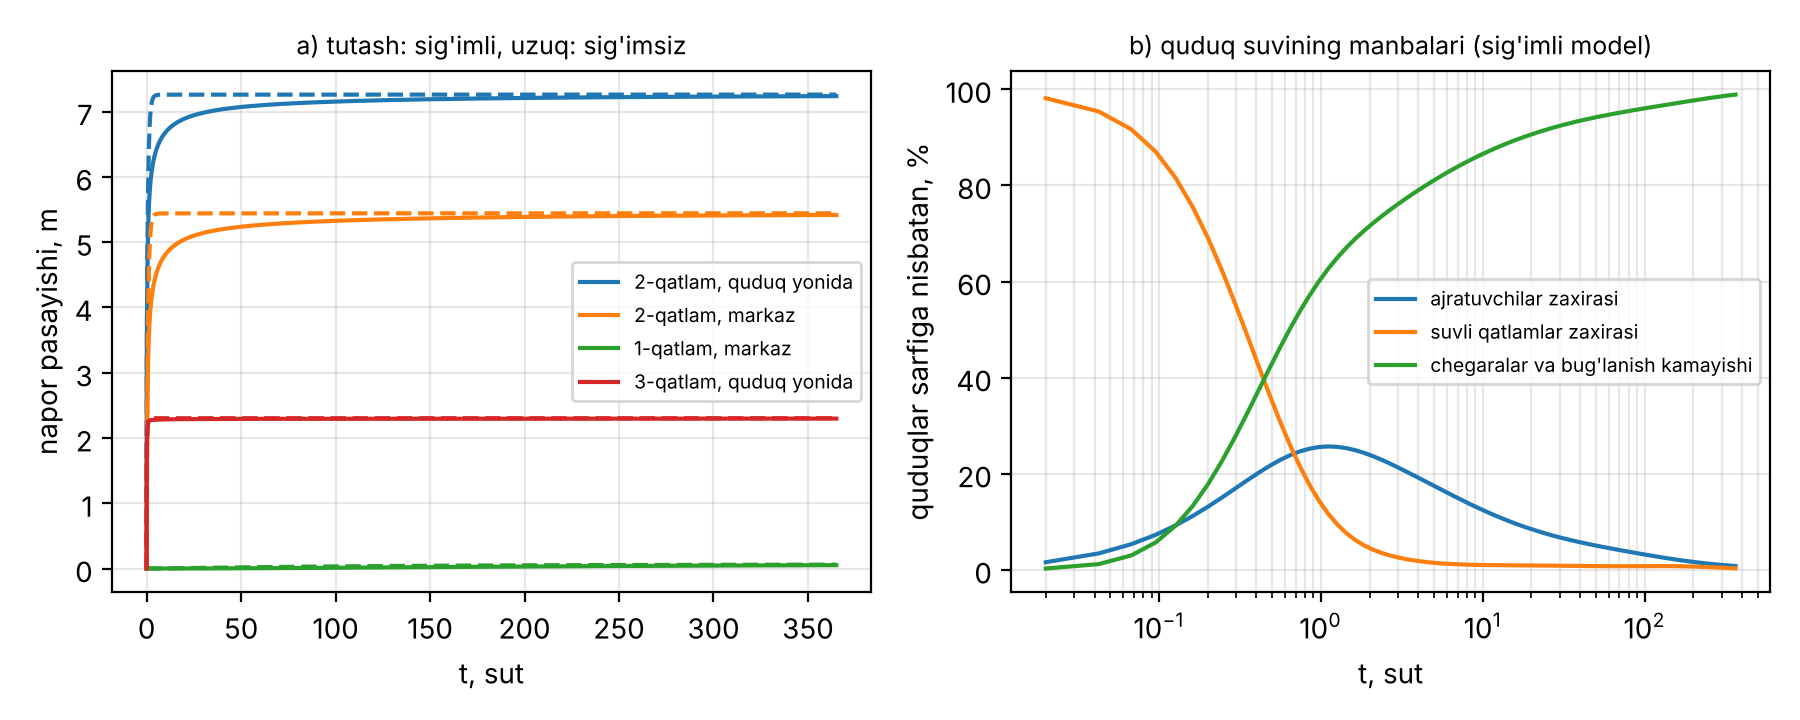

The script that saved this image:
"""6-tajriba: qalin gilli ajratuvchilar (t ≲ t_c), 5-tajribadagi geterogen soha, infiltratsiya o'zgarmas.
Sig'imli va sig'imsiz modellar: napor pasayishi, qatlamlararo oqim va quduq suvining manbalari."""
import json
import numpy as np
import matplotlib
matplotlib.use("Agg")
import matplotlib.pyplot as plt
import masala1 as m1
import importlib.util, sys, os

spec = importlib.util.spec_from_file_location("t5", os.path.join(os.path.dirname(__file__), "t5_geterogen.py"))
src = open(spec.origin).read().split("\nnat, R = {}, {}")[0]
t5 = {}
exec(compile(src, "t5", "exec"), t5)
g, maydonlar, hd, quduq_joy, nx, ny = t5["g"], t5["maydonlar"], t5["hd"], t5["quduq_joy"], t5["nx"], t5["ny"]

Kv0 = [1e-4, 5e-5]; bq = [15.0, 20.0]; Ss = [4e-4, 4e-4]
tc = [bq[k] ** 2 * Ss[k] / Kv0[k] for k in range(2)]
eps = [Ss[k] * bq[k] / (0.10 if k == 0 else 3e-4) for k in range(2)]


def hisob(sigimli):
    K, Kv = maydonlar(True)
    Kv = [Kv[0] / 1e-3 * Kv0[0], Kv[1] / 5e-4 * Kv0[1]]
    base = dict(N=3, K=K, b=[0.0, 15.0, 25.0], S=[0.10, 3e-4, 4e-4], bosimsiz=True, z_tub=0.0,
                z_yer=20.0, E0=1.5e-3, Delta=3.0, nE=1.5, W=6e-4,  # o'zgarmas: o'zgarishlar faqat quduqlardan
                Kv=Kv, bq=bq, Ss=Ss if sigimli else [0.0, 0.0], M=[16, 16] if sigimli else [0, 0], hD=hd)
    H = m1.Yechuvchi(m1.Model(g, **base)).statsionar(
        [np.full(g.nc, 17.0), np.full(g.nc, 16.5), np.full(g.nc, 16.0)])
    y = m1.Yechuvchi(m1.Model(g, quduqlar=[m1.Quduq(*q) for q in quduq_joy], **base))
    y._ajratuvchi_boshlang(H)
    kuz = [(1, 20, 30), (1, 20, 40), (0, 20, 40), (2, 28, 40)]
    Hn, tl, o, bals = y.hisob(H, 365.0, 0.02, 1.12, tau_max=2.0, kuzat=kuz)
    return dict(H0=H, H=Hn, t=tl, o=o, bals=bals,
                balans=max(abs(y.balans_xatosi(b)[1]) for b in bals))


R = {k: hisob(k == "sigimli") for k in ("sigimli", "sigimsiz")}
nat = {"t_c_sut": tc, "eps": eps}
for k, r in R.items():
    jam = {q: float(sum(b[q] for b in r["bals"])) for q in ("dV_qatlam", "dV_ajratuvchi", "W", "E", "Q", "chegara")}
    s = [r["H0"][i] - r["H"][i] for i in range(3)]
    nat[k] = {"balans_nisbiy_max": r["balans"], "jamlanma_m3": jam,
              "pasayish_max_m": [float(x.max()) for x in s],
              "ajratuvchi_ulushi": -jam["dV_ajratuvchi"] / jam["Q"]}
o1, o0 = R["sigimli"]["o"], R["sigimsiz"]["o"]
t = R["sigimli"]["t"]
for n, nom in enumerate(["2-qatlam (20,30)", "2-qatlam (20,40)", "1-qatlam (20,40)", "3-qatlam (28,40)"]):
    s1 = o1[0, n] - o1[:, n]
    s0 = np.interp(t, R["sigimsiz"]["t"], o0[0, n] - o0[:, n])
    i = s1 > 0.05 * s1.max()
    nat[nom] = {"s_365_sigimli": float(s1[-1]), "s_365_sigimsiz": float(s0[-1]),
                "max_nisbiy_farq": float(np.max(abs(s1[i] - s0[i]) / s1[i])) if i.any() else None}
print(json.dumps(nat, indent=1))
json.dump(nat, open("tajribalar/t6_qalin_ajratuvchi.json", "w"), indent=1)

fig, ax = plt.subplots(1, 2, figsize=(9, 3.6))
for n, (nom, c) in enumerate(zip(["2-qatlam, quduq yonida", "2-qatlam, markaz", "1-qatlam, markaz", "3-qatlam, quduq yonida"], "C0 C1 C2 C3".split())):
    ax[0].plot(t, o1[0, n] - o1[:, n], c, label=nom)
    ax[0].plot(R["sigimsiz"]["t"], o0[0, n] - o0[:, n], c + "--")
ax[0].set_xlabel("t, sut"); ax[0].set_ylabel("napor pasayishi, m"); ax[0].legend(fontsize=7); ax[0].grid(alpha=.3)
ax[0].set_title("a) tutash: sig'imli, uzuq: sig'imsiz", fontsize=9)
b = R["sigimli"]["bals"]; tt = np.array([x["t"] for x in b]); dt = np.diff(np.r_[0, tt])
Qr = np.array([x["Q"] for x in b]) / dt
ax[1].plot(tt, -np.array([x["dV_ajratuvchi"] for x in b]) / dt / Qr * 100, label="ajratuvchilar zaxirasi")
ax[1].plot(tt, -np.array([x["dV_qatlam"] for x in b]) / dt / Qr * 100, label="suvli qatlamlar zaxirasi")
ax[1].plot(tt, np.array([x["chegara"] + x["W"] - x["E"] for x in b]) / dt / Qr * 100,
           label="chegaralar va bug'lanish kamayishi")
ax[1].set_xscale("log"); ax[1].set_xlabel("t, sut"); ax[1].set_ylabel("quduqlar sarfiga nisbatan, %")
ax[1].legend(fontsize=7); ax[1].grid(alpha=.3, which="both"); ax[1].set_title("b) quduq suvining manbalari (sig'imli model)", fontsize=9)
fig.tight_layout(); fig.savefig("tajribalar/t6_qalin_ajratuvchi.png", dpi=200, metadata={"Software": None})
